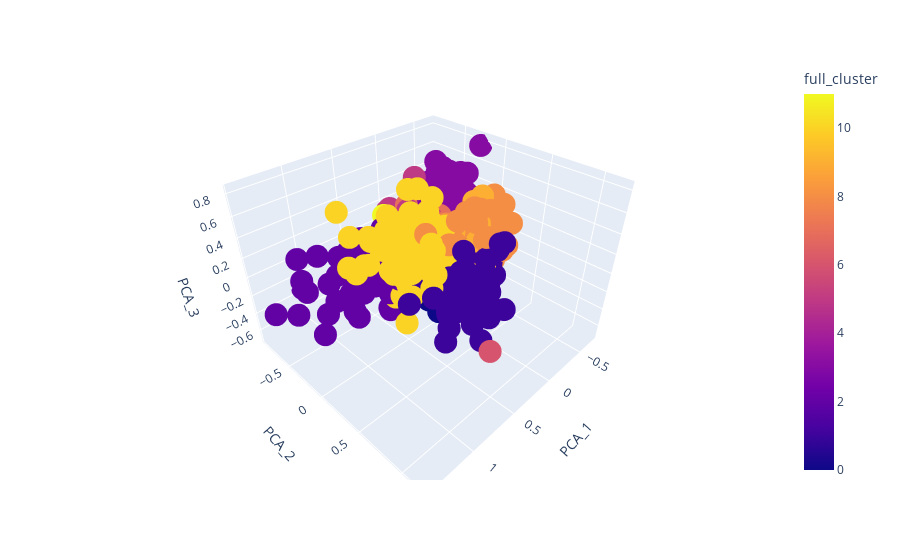

Notebook code cell kept with this figure:
### Code cell
import plotly.express as px

fig = px.scatter_3d(data, x="PCA_1", y="PCA_2", z="PCA_3", color="full_cluster", hover_data=[
            "PCA_1", "PCA_2", 
            "PCA_3", "Company"
        ])
fig.show()

### Figure 1 — Plotly figure (JSON) as saved in the notebook; plotly's stock layout.template omitted (floating-point values rounded to 4 significant figures; data arrays with more than 128 entries replaced by an {"elided": "..."} marker saying what was removed)
{"data": [{"customdata": {"elided": "2000x1 str values"}, "hovertemplate": "PCA_1=%{x}<br>PCA_2=%{y}<br>PCA_3=%{z}<br>Company=%{customdata[0]}<br>full_cluster=%{marker.color}<extra></extra>", "legendgroup": "", "marker": {"color": {"elided": "2000 int values"}, "coloraxis": "coloraxis", "symbol": "circle"}, "mode": "markers", "name": "", "scene": "scene", "showlegend": false, "type": "scatter3d", "x": {"elided": "2000 float values"}, "y": {"elided": "2000 float values"}, "z": {"elided": "2000 float values"}}], "layout": {"coloraxis": {"colorbar": {"title": {"text": "full_cluster"}}, "colorscale": [[0, "#0d0887"], [0.1111, "#46039f"], [0.2222, "#7201a8"], [0.3333, "#9c179e"], [0.4444, "#bd3786"], [0.5556, "#d8576b"], [0.6667, "#ed7953"], [0.7778, "#fb9f3a"], [0.8889, "#fdca26"], [1, "#f0f921"]]}, "legend": {"tracegroupgap": 0}, "margin": {"t": 60}, "scene": {"domain": {"x": [0, 1], "y": [0, 1]}, "xaxis": {"title": {"text": "PCA_1"}}, "yaxis": {"title": {"text": "PCA_2"}}, "zaxis": {"title": {"text": "PCA_3"}}}}}
